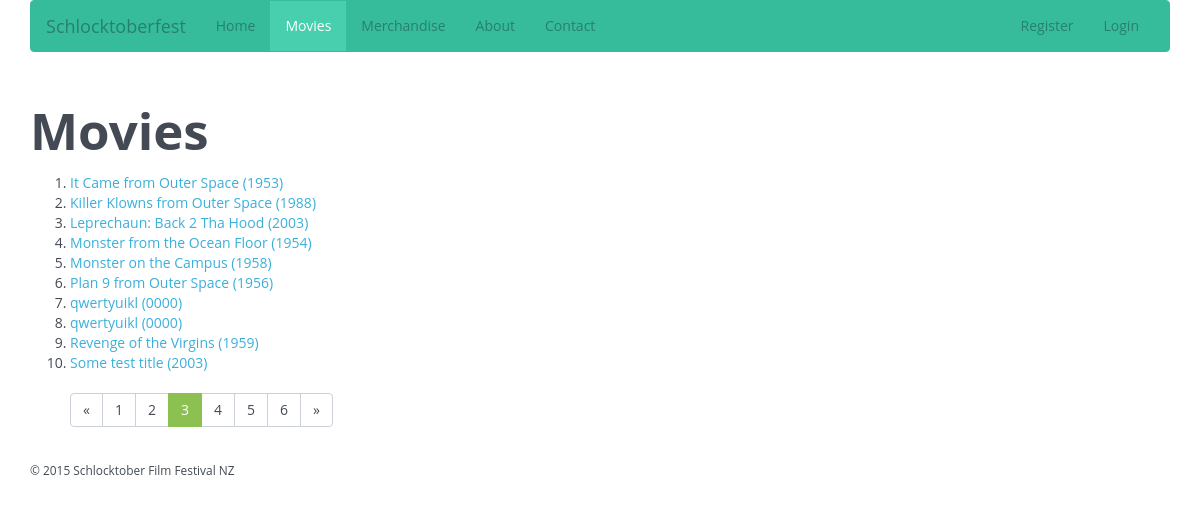
The app's page /?page=movies&p=3 with its own data.
### tables this page shows
CREATE TABLE IF NOT EXISTS `movies` (
`id` smallint(5) unsigned NOT NULL,
  `title` varchar(100) NOT NULL,
  `year` year(4) NOT NULL,
  `description` text NOT NULL
);

### public_html/App/Views/MoviesView.php (called while the page is built, shortened)
<?php
class MoviesView extends View
{
    public function render()
    {
        include "templates/master.inc.php";
    }
    protected function content()
    {
        extract($this->data);
        include "templates/movies.inc.php";
    }
}

### public_html/App/Controllers/MoviesController.php (called while the page is built, shortened)
<?php
class MoviesController extends Controller
{
  public function index()
    {
        $p = isset($_GET['p']) ? (int)$_GET['p'] : 1;
        $pageSize = 10;
        $movies = Movie::all("title", true, $pageSize, $p);
        $view = new MoviesView(compact('movies', 'pageSize', 'p', 'recordCount'));
        $view->render();
    }
}

### public_html/index.php (called while the page is built, shortened)
<?php
require "routes.php";

### public_html/App/Models/DatabaseModel.php (called while the page is built, shortened)
<?php
abstract class DatabaseModel
{
    public $data = [];
    protected static $columns = [];
    protected static $fakeColumns = ['tags'];
    private static $db;
    protected static function getDatabaseConnection()
    {
        if (! self::$db) {
            $dsn = 'mysql:host=' . DB_HOST . ';dbname=' . DB_NAME. ';charset=utf8';
            self::$db = new PDO($dsn, DB_USER, DB_PASS);
            self::$db->setAttribute(PDO::ATTR_ERRMODE, PDO::ERRMODE_EXCEPTION);
            self::$db->setAttribute(PDO::ATTR_EMULATE_PREPARES, false);
        }
        return self::$db;
    }
    public static function all($sortColumn = "", $asc = true, $pageSize = null, $pageNumber = null)
    {
        $models = [];
        $db = static::getDatabaseConnection();
        $query = "SELECT " . implode(",", static::$columns) .
            " FROM " . static::$tableName;
        if ($sortColumn !== "") {
            $query .= " ORDER BY " . $sortColumn;
            if ($asc) {
                $query .= " ASC";
            } else {
                $query .= " DESC";
            }
        }
              if ($pageSize > 0 && $pageNumber > 0) {
            $firstRecord = ($pageSize * $pageNumber) - $pageSize;
            $query .= " LIMIT " . $firstRecord . ", " . $pageSize;
        }
        $statement = $db->prepare($query);
        $statement->execute();
        while ($record = $statement->fetch(PDO::FETCH_ASSOC)) {
            $model = new static();
            $model->data = $record;
            array_push($models, $model);
        }
        return $models;
    }
    public function __get($name)
    {
        if (in_array($name, static::$columns) || in_array($name, static::$fakeColumns)) {
            return $this->data[$name];
        }
        throw new UnexpectedValueException("Property '$name' not found in columns list.");
    }
    public function __set($name, $value)
    {
        $this->data[$name] = $value;
    }
}

### public_html/templates/movies.inc.php (the view, shortened to what this page needs)
<div class="row">
       <div class="col-xs-12">
         <h1>Movies</h1>
             <ol>
             <?php foreach($movies as $movie): ?>
                <li><a href="./?page=movie&amp;id=<?= $movie->id ?>">
                <?= $movie->title; ?> (<?= $movie->year; ?>)
                </a></li>
              <?php endforeach; ?>
          </ol>

### records on screen
movies: title "It Came from Outer Space", year "1953"
movies: title "Killer Klowns from Outer Space", year "1988"
movies: title "Leprechaun: Back 2 Tha Hood", year "2003"
movies: title "Monster from the Ocean Floor", year "1954"
movies: title "Monster on the Campus", year "1958"
movies: title "Plan 9 from Outer Space", year "1956"
movies: title "qwertyuikl", year "0000"
movies: title "qwertyuikl", year "0000"
movies: title "Revenge of the Virgins", year "1959"
movies: title "Some test title", year "2003"

### other values on screen
$i "2"
$i "3"
$i "4"
$i "5"
$totalPages "6"
